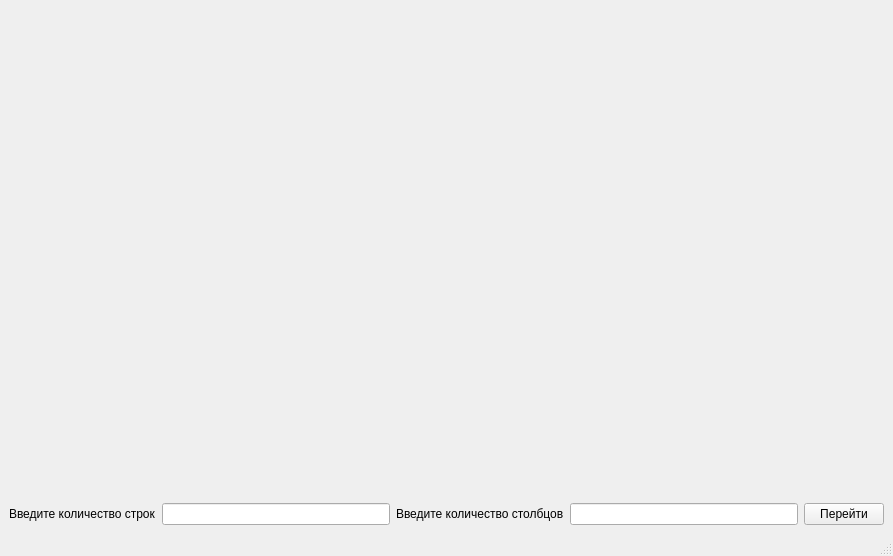
<?xml version="1.0" encoding="UTF-8"?>
<ui version="4.0">
 <class>MainWindow</class>
 <widget class="QMainWindow" name="MainWindow">
  <property name="geometry">
   <rect>
    <x>0</x>
    <y>0</y>
    <width>893</width>
    <height>556</height>
   </rect>
  </property>
  <property name="windowTitle">
   <string>MainWindow</string>
  </property>
  <widget class="QWidget" name="centralwidget">
   <layout class="QGridLayout" name="gridLayout">
    <item row="0" column="0">
     <layout class="QVBoxLayout" name="verticalLayout">
      <property name="sizeConstraint">
       <enum>QLayout::SetNoConstraint</enum>
      </property>
      <item>
       <widget class="MatrixWidget" name="matrixWidget" native="true"/>
      </item>
      <item>
       <layout class="QHBoxLayout" name="horizontalLayout">
        <item>
         <widget class="QLabel" name="linesArgsLabel">
          <property name="text">
           <string>Введите количество строк</string>
          </property>
         </widget>
        </item>
        <item>
         <widget class="QLineEdit" name="linesArgslineEdit"/>
        </item>
        <item>
         <widget class="QLabel" name="columsArgsLabel">
          <property name="text">
           <string>Введите количество столбцов</string>
          </property>
         </widget>
        </item>
        <item>
         <widget class="QLineEdit" name="columnsArgslineEdit"/>
        </item>
        <item>
         <widget class="QPushButton" name="answerButton">
          <property name="text">
           <string>Перейти</string>
          </property>
         </widget>
        </item>
       </layout>
      </item>
     </layout>
    </item>
   </layout>
  </widget>
  <widget class="QMenuBar" name="menubar">
   <property name="geometry">
    <rect>
     <x>0</x>
     <y>0</y>
     <width>893</width>
     <height>25</height>
    </rect>
   </property>
  </widget>
  <widget class="QStatusBar" name="statusbar"/>
 </widget>
 <customwidgets>
  <customwidget>
   <class>MatrixWidget</class>
   <extends>QWidget</extends>
   <header>matrixwidget.h</header>
   <container>1</container>
  </customwidget>
 </customwidgets>
 <resources/>
 <connections/>
</ui>
